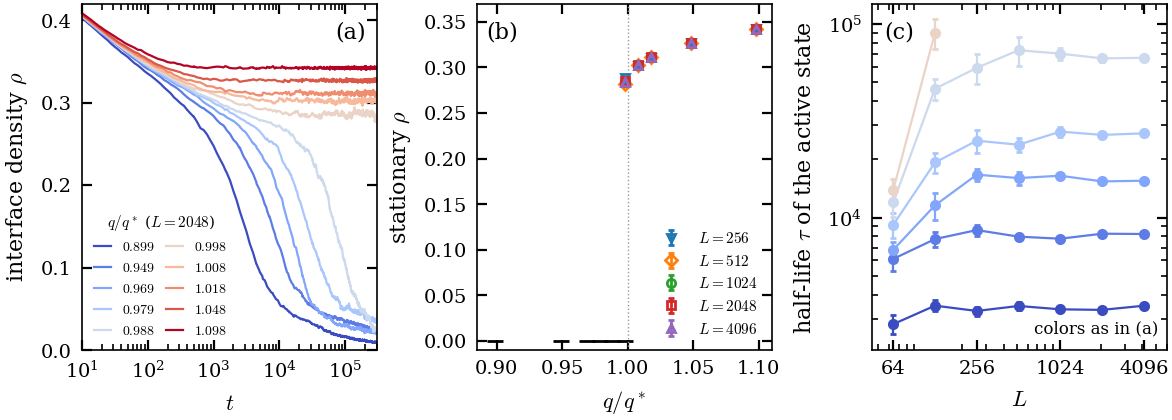

This figure's Python source:
"""Fig. bulk: p = 1/2 bulk runs (E13_bulk05). (a) rho(t) at L = 2048; (b) stationary interface density
against q/q* for L = 256-4096; (c) lifetime of the active state against L: half-life below q* (filled),
mean time to absorption of small systems above q* (open)."""
import matplotlib.pyplot as plt
import numpy as np

from bulk05 import collect, summary
from common import PAGE, label, save

g = collect()
s = summary(g)
fig, axs = plt.subplots(1, 3, figsize=(PAGE, 2.25), gridspec_kw=dict(wspace=0.34))
xs = sorted({k[0] for k in g})
cmap = plt.get_cmap("coolwarm")
col = {x: cmap(i / (len(xs) - 1)) for i, x in enumerate(xs)}
ax = axs[0]
for x in xs:
    rs = g.get((x, 2048), [])
    if not rs:
        continue
    r = rs[0]
    ok = r["t"] >= 10
    ax.plot(r["t"][ok], r["rho"][ok], color=col[x], lw=0.8, label=f"${x:.3f}$")
ax.set(xscale="log", xlabel=r"$t$", ylabel=r"interface density $\rho$", ylim=(0, 0.42), xlim=(10, 3e5))
ax.legend(fontsize=5, ncol=2, title=r"$q/q^*$ ($L=2048$)", title_fontsize=5.5, loc="lower left",
          handlelength=1.2, columnspacing=0.8)
label(ax, "(a)", x=0.86, y=0.95)

ax = axs[1]
Ls = sorted({k[1] for k in g})
mk = {256: "v", 512: "D", 1024: "o", 2048: "s", 4096: "^"}
for L in Ls:
    if L < 256:
        continue
    pts = [(x, s[(x, L)]["plateau"], s[(x, L)]["plateau_sem"]) for x in xs if (x, L) in s]
    pts = np.array([p for p in pts if np.isfinite(p[1])])
    if len(pts):
        ax.errorbar(pts[:, 0], pts[:, 1], pts[:, 2], fmt=mk[L], ms=3, mfc="none", capsize=1, label=f"$L={L}$")
dec = [x for x in xs if x < 1]
ax.plot(dec, np.zeros(len(dec)), "k_", ms=6)
ax.axvline(1, color="0.6", lw=0.5, ls=":")
ax.set(xlabel=r"$q/q^*$", ylabel=r"stationary $\rho$", ylim=(-0.01, 0.37), xlim=(0.885, 1.11))
ax.legend(fontsize=5.5, loc="lower right")
label(ax, "(b)")

ax = axs[2]
for x in xs:
    pts, pts_abs = [], []
    for L in Ls:
        d = s.get((x, L))
        if d is None:
            continue
        if x < 1 and d["n_decayed"] == d["n"]:
            pts.append((L, d["tau_mean"], d["tau_sem"]))

    if pts:
        pts = np.array(pts)
        ax.errorbar(pts[:, 0], pts[:, 1], pts[:, 2], fmt="o-", color=col[x], ms=3, capsize=1, lw=0.8,
                    label=f"${x:.3f}$")
    if pts_abs:
        pts_abs = np.array(pts_abs)
        ax.errorbar(pts_abs[:, 0], pts_abs[:, 1], pts_abs[:, 2], fmt="s--", color=col[x], mfc="w", ms=3,
                    capsize=1, lw=0.8, label=f"${x:.3f}$")
ax.set(xscale="log", yscale="log", xlabel=r"$L$", ylabel=r"half-life $\tau$ of the active state", xlim=(45, 6000))
ax.set_xticks([64, 256, 1024, 4096], ["64", "256", "1024", "4096"])
ax.text(0.97, 0.05, "colors as in (a)", transform=ax.transAxes, ha="right", fontsize=6)
label(ax, "(c)", x=0.04, y=0.95)
save(fig, "fig_bulk05")
